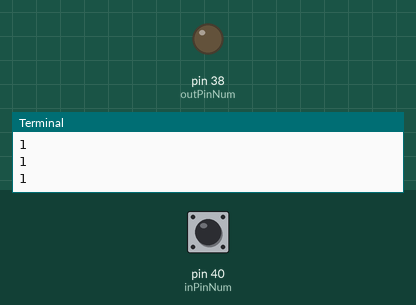
Recording of a program running on a simulated Raspberry Pi (header pin numbers). Shown: output pins drawn as LEDs (lit = HIGH), the last lines printed to the terminal. The test bench sets the inputs (shaded band); at power-on: pin 40 (inPinNum) HIGH.

Above: at 1.2 s.
1.3 s: pin 40 (inPinNum) pulled LOW for 0.15 s
At 1.4 s:
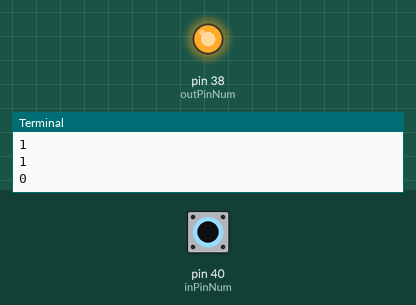
3.0 s: pin 40 (inPinNum) pulled LOW for 3.2 s
At 7.4 s:
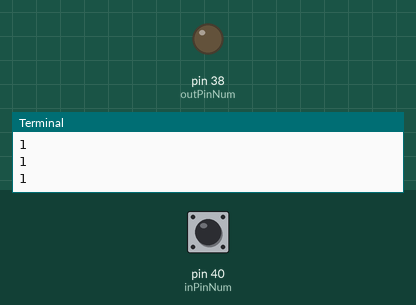
Timing chart, 0 to 8.9 s (numbered marks = the images above; inputs shaded):
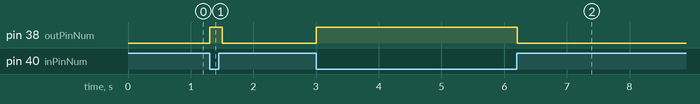

Measured:
- after the input at 1.3 s, pin 38 (outPinNum): LOW → HIGH at once, → LOW 0.20 s later
- after the input at 3.0 s, pin 38 (outPinNum): LOW → HIGH at once, → LOW 3.2 s later

The program:

assg_ls_07_01_d15m01y2023.py
```python
# assg_ls_07_01_d15m01y2023.py
# GPIOInput Internal (Built-in) pullup
#
#
# Import time module for delay:
from time import sleep

# Import GPIO library as alias:
import RPi.GPIO as GPIO
# Set pin numbering mode (in this case BOARD numbering
# system otherwise known as the physical numbering
# system, NOT BCM):
GPIO.setmode(GPIO.BOARD)

# Initialize variables:
delay = 0.1                         # Time delay (in seconds)

inPinNum = 40                     # set pin variable
outPinNum = 38                     # "

GPIO.setup(outPinNum, GPIO.OUT)     # set GPIO output pin

GPIO.setup(inPinNum, GPIO.IN, pull_up_down = GPIO.PUD_UP)       # set GPIO input pin

try:
    while True:
        # Read value from pin and assign to variable:
        readVal = GPIO.input(inPinNum)
        print(readVal)
        # If statements:
        if readVal == 1:
            GPIO.output(outPinNum, 0)
        if readVal == 0:
            GPIO.output(outPinNum, 1)
        # Add a time delay:
        sleep(delay)
except KeyboardInterrupt:
    GPIO.cleanup()                 # Release GPIO pins
    print("\nGPIO pins are cleaned and released!")
```
